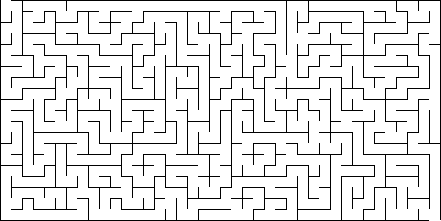
#> input picture Mazes/7.gif, 441 x 221 px, found by its file name
$ python main.py
#> lines starting #> are read from the running program, lines starting #| are printed output that depends on the picture; after the words box and inside, x2 and y2 are one past the last pixel; in counts of white or black regions, pixels touching at a corner belong together
### Prototypes/Practice Stuff/convert_image.py
from PIL import Image
import subprocess

def createThreshold(imageName):
    image = Image.open(imageName).convert('RGB')
#> image is the input picture: PIL image 441x221 RGB; 90.4% white; black in thin lines or dots
    sizeX = image.size[0]
#> sizeX = 441
    sizeY = image.size[1]
#> sizeY = 221
    pixels = image.load() #PIXEL DATA
    threshold = ''

    for y in range(0,sizeY): #CREATE THRESHOLD GRID FROM IMAGE
        for x in range(0,sizeX):
            if sum(pixels[x,y]) < 255*3*0.5: #IF PIXEL IS DARK
                threshold += '1,'
            else:
                threshold += '0,'
        threshold = threshold[:-1] + '\n'
    return threshold

def findNodes(threshold, scriptPath, csvPath):
    file = open(csvPath, 'w')
    file.write(threshold)
    file.close()

    cmdPath = '/usr/local/bin/Rscript'
    return subprocess.check_output([cmdPath, scriptPath, csvPath], universal_newlines=True).split('\n')

### Prototypes/Practice Stuff/display_path.py
from PIL import Image

# [24 lines left out: functions readCSV, drawPath, not called in this run]

def displayGrid(grid):
    image = Image.new('RGB',(len(grid[0]),len(grid)))
    pixels = image.load()
    for y in range(len(grid)):
        for x in range(len(grid[y])):
            if grid[y][x] == 0:
                pixels[x,y] = (255,255,255)
            if grid[y][x] == 1:
                pixels[x,y] = (0,0,0)
            if grid[y][x] == 2:
                pixels[x,y] = (255,0,255)
            if grid[y][x] == 3:
                pixels[x,y] = (0,0,255)
    image.show()

### Prototypes/Practice Stuff/main.py
import convert_image
import find_path
import display_path

IMAGE_PATH = '/Users/danarmstrong/Desktop/Coursework/Mazes/7.gif'
SCRIPT_PATH = '/Users/danarmstrong/Desktop/Coursework/find_nodes.r'
IMAGE_CSV_PATH = '/Users/danarmstrong/Desktop/Coursework/image_data.csv'
MAZE_CSV_PATH = '/Users/danarmstrong/Desktop/Coursework/maze_data.csv'

threshold = convert_image.createThreshold(IMAGE_PATH)
g = threshold.split('\n')
for i in range(len(g)):
    g[i] = g[i].split(',')
    for o in range(len(g[i])):
        try:
            g[i][o] = int(g[i][o])
        except:
            pass
display_path.displayGrid(g)
#> in displayGrid, `image = Image.new('RGB',(len(grid[0]),len(grid)))`: image: PIL image 441x222 RGB; every value is 0
#> in displayGrid, `image.show()`:
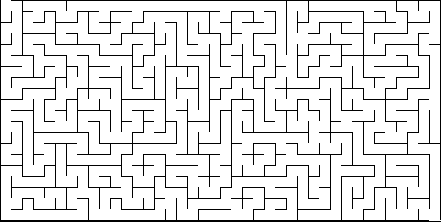
#> shown: PIL image 441x222 RGB; 90% white; black in thin lines or dots

#> (the run stopped early here; a loop or call above may not have finished)

$ run again, with Mazes/1.jpg saved as Mazes/7.gif
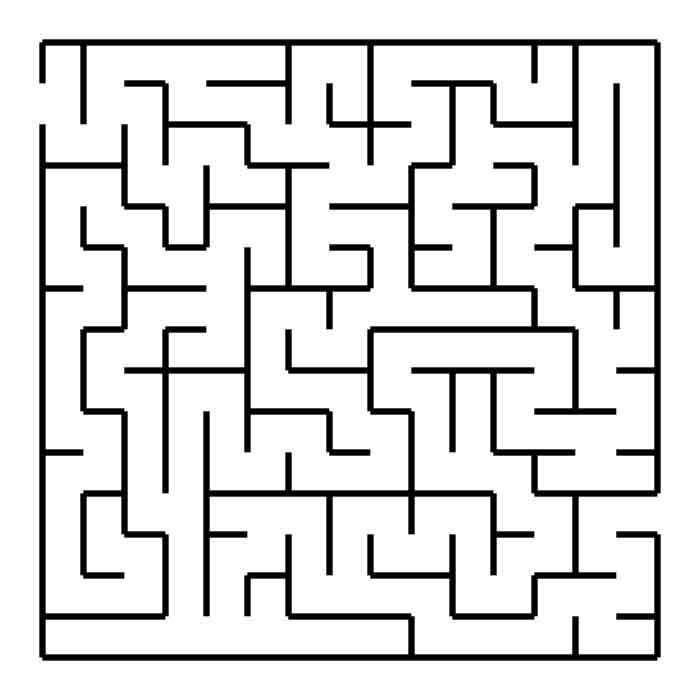
#> input picture Mazes/1.jpg, 700 x 700 px, found by its file name
#> in createThreshold, image is the input picture: PIL image 700x700 RGB; min 0, max 255, mean 221.5
#> image: PIL image 700x701 RGB; every value is 0
#> in displayGrid, `image.show()`:
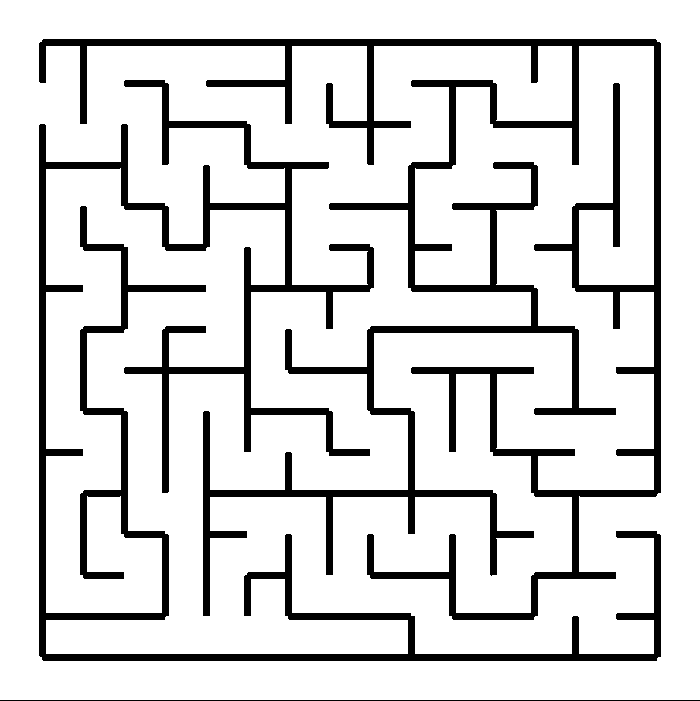
#> shown: PIL image 700x701 RGB; 85.5% white; 3 black regions, box (x1, y1, x2, y2) and area: (39, 39, 661, 620) 39480, (39, 80, 661, 661) 31196, (0, 700, 700, 701) 700

$ run again, with Mazes/10.png saved as Mazes/7.gif
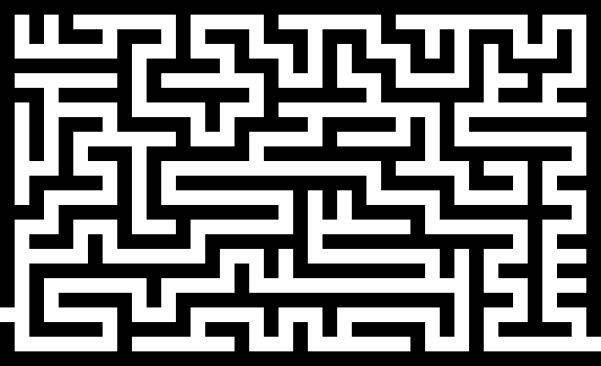
#> input picture Mazes/10.png, 601 x 366 px, found by its file name
#> in createThreshold, image is the input picture: PIL image 601x366 RGB; min 0, max 255, mean 119.7
#> image: PIL image 601x367 RGB; every value is 0
#> in displayGrid, `image.show()`:
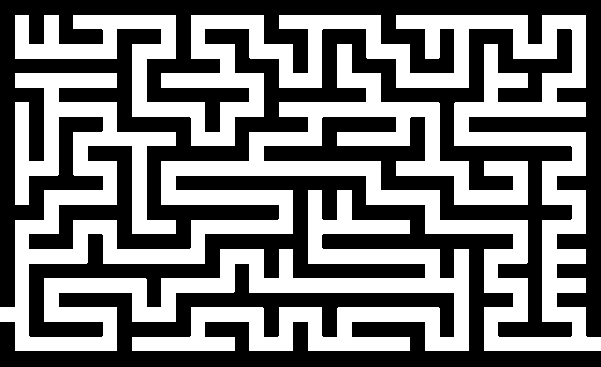
#> shown: PIL image 601x367 RGB; 46.7% white; 1 white region, box (x1, y1, x2, y2) and area: (0, 15, 601, 351) 103059

$ run again, with Mazes/4-path.jpg saved as Mazes/7.gif
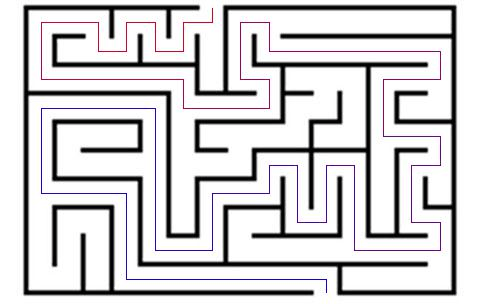
#> input picture Mazes/4-path.jpg, 480 x 304 px, found by its file name
#> in createThreshold, image is the input picture: PIL image 480x304 RGB; mean R, G, B 209.6, 208.4, 209.7
#> image: PIL image 480x305 RGB; every value is 0
#> in displayGrid, `image.show()`:
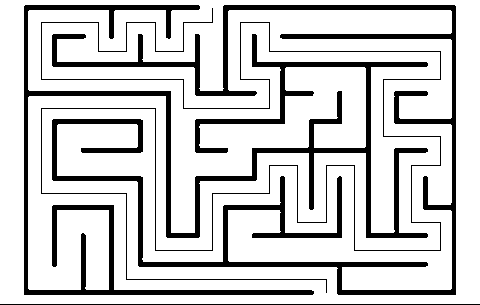
#> shown: PIL image 480x305 RGB; 81.3% white; 4 black regions, box (x1, y1, x2, y2) and area: (24, 5, 428, 295) 12383, (52, 5, 456, 295) 11842, (41, 8, 441, 293) 2625, (0, 304, 480, 305) 480
